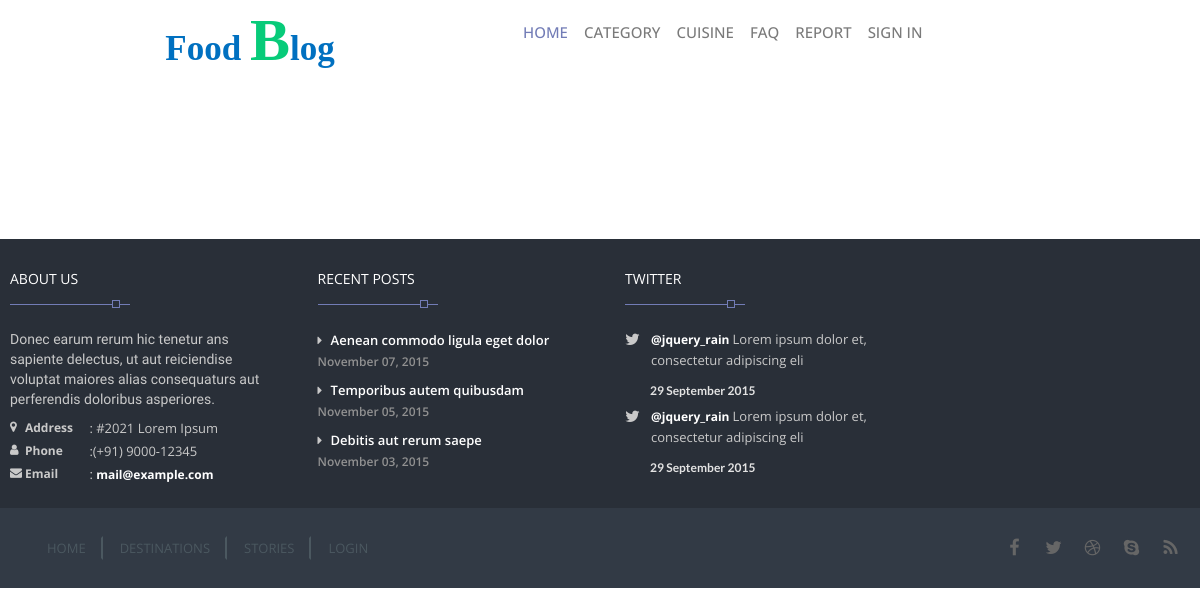
The app's page /view/description.php?id=4, older data.
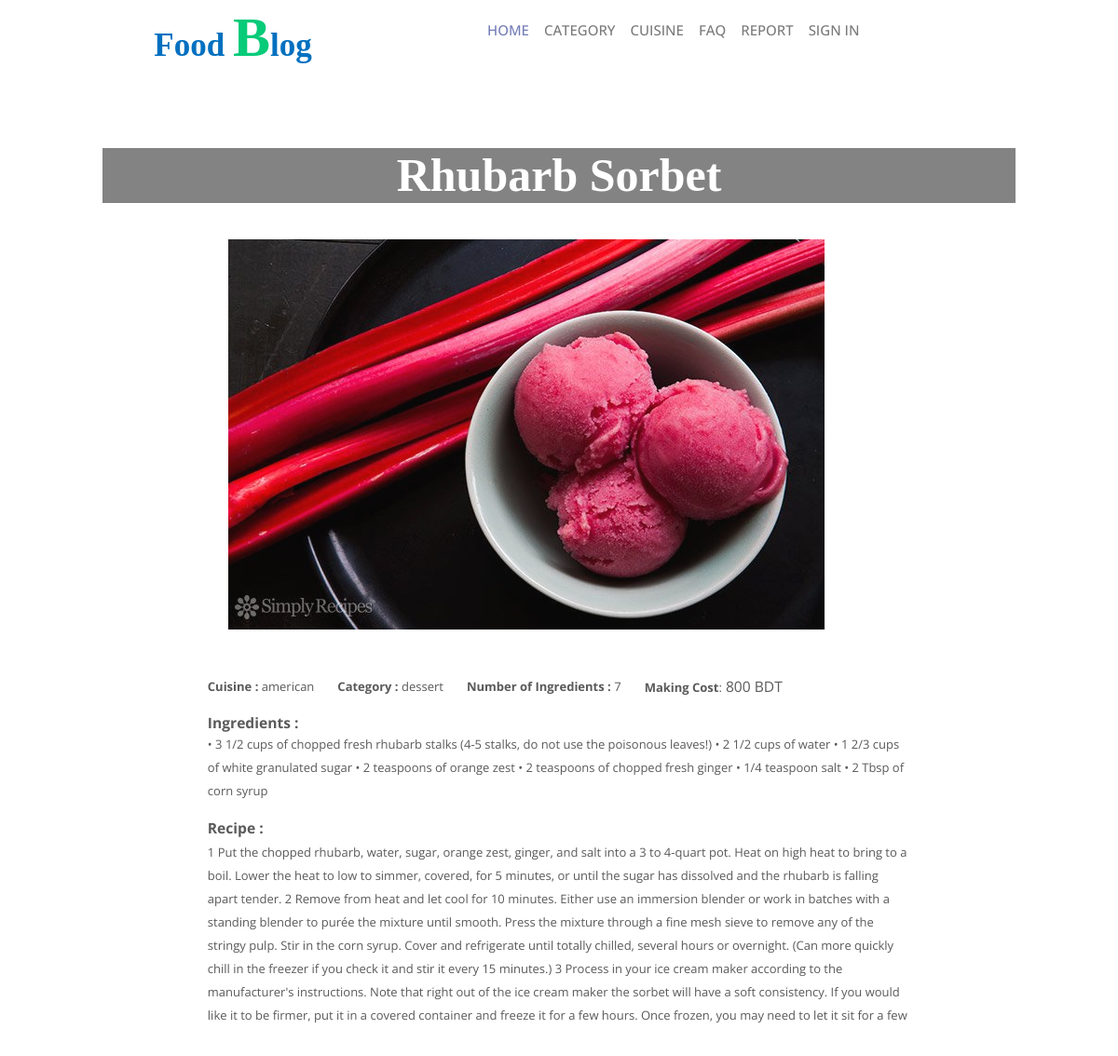
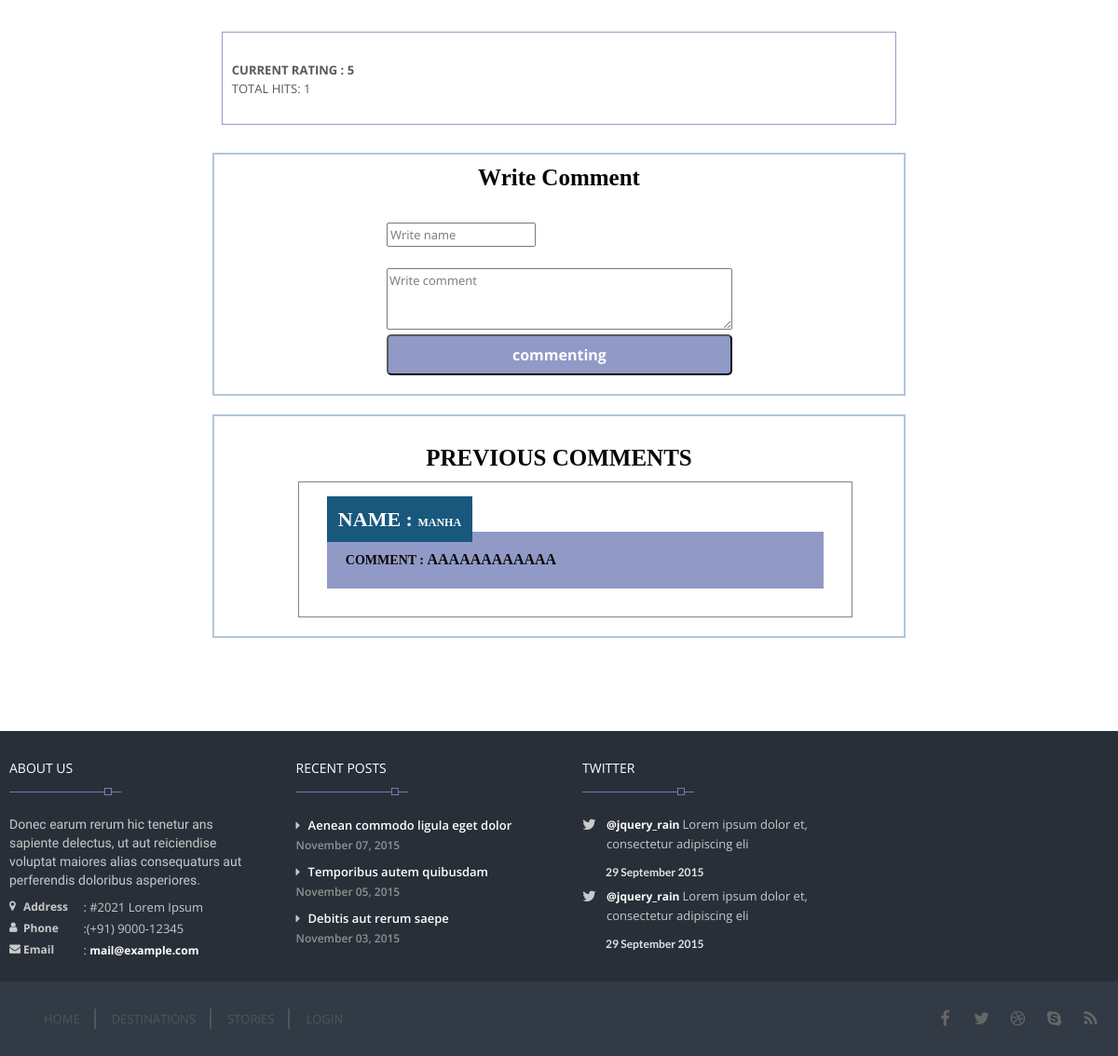
The same page, newer data (2 pictures, top to bottom).
### tables this page shows
CREATE TABLE IF NOT EXISTS `recepie` (
  `recepie_id` int(11) NOT NULL AUTO_INCREMENT,
  `recepie_name` varchar(100) NOT NULL,
  `ingredients` varchar(600) NOT NULL,
  `no_of_ingredients` int(10) NOT NULL,
  `cuisine` varchar(10) NOT NULL,
  `catagory` varchar(15) NOT NULL,
  `description` varchar(1000) NOT NULL,
  `price` int(11) NOT NULL,
  `upload_date` date NOT NULL,
  `main_copy` int(11) NOT NULL DEFAULT '0',
  PRIMARY KEY (`recepie_id`),
  UNIQUE KEY `recepie_name` (`recepie_name`)
);

CREATE TABLE IF NOT EXISTS `commenttable` (
  `id` int(11) NOT NULL AUTO_INCREMENT,
  `name` varchar(25) NOT NULL,
  `comment` varchar(300) NOT NULL,
  `recepie_id` int(11) NOT NULL,
  `accept` int(11) NOT NULL DEFAULT '0',
  PRIMARY KEY (`id`)
);

### view/description.php (the view, shortened to what this page needs)
<?php
$query = mysql_query("SELECT * from recepie where main_copy=1 AND  recepie_id=" . $_GET["id"]);
?>
<!DOCTYPE html>
<html lang = "en">
    <head>
        <link rel="stylesheet" href="css/bootstrap.min.css"/>
        <link rel="stylesheet" href="css/style.css">
        <link rel="stylesheet" type="text/css" href="css/style.css" media="screen" data-name="skins">
        <link rel="stylesheet" href="http://cdnjs.cloudflare.com/ajax/libs/font-awesome/4.6.3/css/font-awesome.min.css">
        <link rel="stylesheet" href="css/font-awesome.css"/>
        <link rel="stylesheet" href="css/fractionslider.css"/>
        <link rel="stylesheet" href="css/style-fraction.css"/>
        <link rel="stylesheet" href="css/style_footer.css"/>
        <link rel = "stylesheet" href = "css/description_style.css" type = "text/css">
    </head>
    <body>
        <?php include 'header.php'; ?>
        <div class="container">
            <div class="print_data">
                <?php
                while ($rows = mysql_fetch_array($query)) {
                    $recepie_id = $rows['recepie_id'];
                    $recepie_name = $rows['recepie_name'];
                    $cuisine = $rows['cuisine'];
                    $catagory = $rows['catagory'];
                    $no_of_ingredients = $rows['no_of_ingredients'];
                    $price = $rows['price'];
                    $description = $rows['description'];
                    $ingredients = $rows['ingredients'];
                    ?>
                    <div id="recepie_div" style="display: inline;">
                        <div id="recepie_name"><?php echo $recepie_name; ?></div>
                        <div class="recepie_image" >
                            <?php $path = 'images/food/' . $recepie_id . '.jpg' ?>
                            <img  src="<?php echo $path ?>"  >
                        </div>
                        <div id="info_recepie" >
                            <div id="details">
                                <div class='desc'>
                                    <div class='details_recipe'><b>Cuisine :</b> <?php echo $cuisine; ?> <br></div>
                                    <div class='details_recipe'><b>Category :</b> <?php echo $catagory; ?><br></div>
                                    <div class='details_recipe'><b>Number of Ingredients :</b> <?php echo $no_of_ingredients; ?><br></div>
                                    <div class='details_recipe'><b>Making Cost</b>:<big> <?php echo $price; ?> BDT</big></div>
                                </div>
                            </div>
                            <div class="clearfix"></div>
                            <div class='details'>
                                <big><b>Ingredients : </b></big> <br>
                                <div class='detils_moshla'><?php echo $ingredients; ?></div>
                            </div>
                            <div id='details'>
                                <big><b>Recipe :</b></big> <br>
                                <?php echo $description; ?>
                            </div>
                            <br>
                            <div>
                                <div class="rating_div">
                                    <div class='rating_show'>
                                        <?php
                                        $ratingquery = mysql_query("SELECT rate FROM ratingtable where recepie_id=$recepie_id");
                                        ?>
                                        <?php
                                        $rate_sum = 0;
                                        $row_count = 0;
                                        while ($rows = mysql_fetch_assoc($ratingquery)) {
                                            $rate = $rows['rate'];
                                            $rate_sum = $rate_sum + $rate;
                                            $row_count = $row_count + 1;
                                            ?>
                                            <?php
                                        }
                                        if (!$row_count == 0) {
                                            $current_rating = $rate_sum / $row_count;
                                            echo "<b>CURRENT RATING : ";
                                            echo round($current_rating, 2) . "</b>";
                                            echo "</br>" . "TOTAL HITS: " . $row_count;
                                        } else {
                                            echo "<b>CURRENT RATING : 0 </b>";
                                            echo "</br>" . "TOTAL HITS: " . $row_count;
                                        }
                                        ?>
                                    </div>
                                </div>
                            </div>
                            <div id='comment_note'style="border:2px solid lightsteelblue;margin-left:20px;margin-right: 20px;">
                                <h4 class='comment_header'> Write Comment</h4>
                                            <div style="margin-left:25%;">
                                                <form action="description.php?id=<?php echo "$recepie_id"; ?>" method="POST">
                                                    <table>
                                                        <tr><td><span style="font-family:Monotype Corsiva;color:white;font-weight: bolder;font-size: 25px;">Name:</span> <br><input placeholder="Write name" type="text" name="name"/></td></tr>
                                                        <tr><td colspan="2"><span style="font-family:Monotype Corsiva;color:white;font-weight: bolder;font-size: 25px;">Write Comment:</span>  </td></tr>
                                                        <tr><td colspan="5"><textarea name="comment" placeholder="Write comment "rows="3" cols="50"></textarea></td></tr>
                                                        <tr><td colspan="2"><input id='details_button' type="submit" name="commenting" value="commenting"></td></tr>
                                                    </table>
                                                </form>
                                            </div>
                                            </div>
                                            <?php
                                            $getquery = mysql_query("SELECT * FROM commenttable where recepie_id=$recepie_id and accept=1 ORDER BY id DESC");
                                            ?>
                                            <div style="border:2px solid lightsteelblue;padding:20px;margin:20px;">
                                                <h4 class='comment_header'>PREVIOUS COMMENTS</h4>
                                                <?php
                                                while ($rows = mysql_fetch_assoc($getquery)) {
                                                    $name = $rows['name'];
                                                    $comment = $rows['comment'];
                                                    ?>
                                                    <div class='prev_comment'>
                                                        <span id='left_span'> NAME : <span style="font-size: 12px;font-family: times new roman"><?php echo $name; ?></span>  </span>
                                                        <div style="word-wrap: break-word;padding:20px;background-color: #8e96c5;">
                                                            <span style="word-wrap: break-word;color:black;text-transform: uppercase;font-size: 14px;font-family:Monotype Corsiva;font-weight: bolder; "> Comment : <span style="font-size: 16px;font-family: times new roman"><?php echo $comment; ?></span>  </span>
                                                        </div>
                                                    </div>
                                                    <?php
                                                }
                                                ?>
                                            </div></div> </div>
                                            <?php
                                        }
                                        ?>
                                        </div>
                                        </div>
                                        <?php include 'footer.php'; ?>
                                        </body>
                                        </html>

### view/header.php (shortened to what this page needs)
<header id="header">
    <div class="col-sm-5 pull-left">
        <div id="logo">
            <h1><a href="../index.php">
                    <div class="logo">Food <span>B</span>log</div>
                </a></h1>
        </div>
    </div>
    <div class="header navbar navbar-default navbar-static-top col-sm-7 pull-right" role="navigation">
        <div class="navbar-collapse collapse">
            <ul class="nav navbar-nav">
                <li class="active"><a href="../index.php">Home</a>
                </li>
                <li>
                    <a href="#">Category</a>
                </li>
                <li>
                    <a href="#">Cuisine</a>
                </li>
                <li>
                    <a href="faq.php">Faq</a>
                </li>
                <li>
                    <a href="report.php">Report</a>
                </li>
                <li>
                    <a href="signin.php">Sign in</a>
                </li>
            </ul>
        </div>
    </div>
</header>

### view/footer.php (shortened to what this page needs)
<div class="whole_bottom_footer">
    <footer class="footer row">
        <div class="col-sm-6 col-md-3 col-lg-3">
            <div class="widget_title">
                <h4><span>About Us</span></h4>
            </div>
            <div class="widget_content">
                <p>Donec earum rerum hic tenetur ans sapiente delectus, ut aut reiciendise voluptat maiores alias consequaturs aut perferendis doloribus asperiores.</p>
                <ul class="contact-details-alt">
                    <li><i class="fa fa-map-marker"></i> <p><strong>Address</strong>: #2021 Lorem Ipsum</p></li>
                    <li><i class="fa fa-user"></i> <p><strong>Phone</strong>:(+91) 9000-12345</p></li>
                    <li><i class="fa fa-envelope"></i> <p><strong>Email</strong>: <a href="#">mail@example.com</a></p></li>
                </ul>
            </div>
        </div>
        <div class="col-sm-6 col-md-3 col-lg-3">
            <div class="widget_title">
                <h4><span>Recent Posts</span></h4>
            </div>
            <div class="widget_content">
                <ul class="links">
                    <li> <a href="#">Aenean commodo ligula eget dolor<span>November 07, 2015</span></a></li>
                    <li> <a href="#">Temporibus autem quibusdam <span>November 05, 2015</span></a></li>
                    <li> <a href="#">Debitis aut rerum saepe <span>November 03, 2015</span></a></li>
                </ul>
            </div>
        </div>
        <div class="col-sm-6 col-md-3 col-lg-3">
            <div class="widget_title">
                <h4><span>Twitter</span></h4>
            </div>
            <div class="widget_content">
                <ul class="tweet_list">
                    <li class="tweet_content item">
                        <p class="tweet_link"><a href="#">@jquery_rain </a> Lorem ipsum dolor et, consectetur adipiscing eli</p>
                        <span class="time">29 September 2015</span>
                    </li>
                    <li class="tweet_content item">
                        <p class="tweet_link"><a href="#">@jquery_rain </a> Lorem ipsum dolor et, consectetur adipiscing eli</p>
                        <span class="time">29 September 2015</span>
                    </li>
                </ul>
            </div>
        </div>
    </footer>
    <section class="footer_bottom row">
        <div class="col-sm-7">
            <div class='container'  id="footer_section">
                <div class="footer_menu col-md-11">
                    <ul class="pull-left">
                        <li><a href="#home">home</a></li>
                        <li ><a href="#skill">destinations</a></li>
                        <li><a href="#about">stories</a></li>
                        <li ><a href="#skill">login</a></li>
                    </ul>
                </div>
            </div>
        </div>
        <div class="col-sm-5 ">
            <div class="footer_social">
                <ul class="footbot_social">
                    <li><a class="fb" href="#." data-placement="top" data-toggle="tooltip" title="Facebook"><i class="fa fa-facebook"></i></a></li>
                    <li><a class="twtr" href="#." data-placement="top" data-toggle="tooltip" title="Twitter"><i class="fa fa-twitter"></i></a></li>
                    <li><a class="dribbble" href="#." data-placement="top" data-toggle="tooltip" title="Dribbble"><i class="fa fa-dribbble"></i></a></li>
                    <li><a class="skype" href="#." data-placement="top" data-toggle="tooltip" title="Skype"><i class="fa fa-skype"></i></a></li>
                    <li><a class="rss" href="#." data-placement="top" data-toggle="tooltip" title="RSS"><i class="fa fa-rss"></i></a></li>
                </ul>
            </div>
        </div>
    </section>
</div>

### view/css/style_footer.css (style rules this page uses)
#footer_section { width: 100%; bottom:0px; }
.footer_menu { color:white; text-transform: uppercase; padding-top:8px; padding-bottom: 8px; }
.footer_menu li { float: left; list-style: none; padding-right: 15px; padding-left: 15px; border: 2px solid transparent; border-right:2px solid #4b5860; }
.footer_menu li:last-child { border-right:0px; }
.footer_menu li a { color:#4b5860; }

### view/css/description_style.css (style rules this page uses)
div#recepie_name { font-size:50px; font-family:Monotype Corsiva; background-color:grey; width:100%; padding-left:100%; padding-right: 100%; padding:2%; text-align: center; margin-bottom: 4% ; color:white; font-weight: bolder; }
.recepie_image { margin-top:4px; margin-bottom: 5%; margin-left: auto; margin-right: auto; padding:0px 135px; }
.details_recipe { float:left; padding-right: 25px; }
.detils_moshla,#details { line-height: 25px; }
div#info_recepie { margin-left:10%; margin-right:10%; }
div#details,.details { margin:15px; }
.print_data { background-color: white; opacity: 0.97; padding:5%; overflow:hidden; margin:2%; }
.rating_div { background-color:white; margin:30px; padding-left:10px; height: 100px; padding-top: 30px; }
.comment_header { text-align: center; background-color: white; font-size: 25px; font-family:Monotype Corsiva; color: black; }
#details_button { width:100%; text-align: center; padding:10px 100px; font-size:16px; cursor:pointer; border-radius:5px; margin-bottom:20px; background-color:#8e96c5; list-style-type:none; color:white; font-weight: bolder; }
.prev_comment { word-wrap: break-word; border:1px solid grey ; padding:30px; margin-left:10%; margin-right: 20%; width: 85%; }
.prev_comment #left_span { word-wrap: break-word; background-color:#105378; padding:12px; color:white; text-transform: uppercase; font-size: 22px; font-family:Monotype Corsiva; font-weight: bolder; }
.rating_div { border:1px solid #9199C7; }

Row changes from the older to the newer data that the page shows:
now on this page (row edited): recepie: recepie_name "Rhubarb Sorbet", cuisine "american", catagory "dessert", no_of_ingredients "7", price "800", ingredients "• 3 1/2 cups of chopped fresh rhubarb stalks (4-5 stalks, do not use the poisonous leaves!) • 2 1/2 cups of water • 1 2/3 cups of white granulated sugar • 2 teaspoons of orange zest • 2 teaspoons of chopped fresh ginger • 1/4 teaspoon salt • 2 Tbsp of corn syrup", description "1 Put the chopped rhubarb, water, sugar, orange zest, ginger, and salt into a 3 to 4-quart pot. Heat on high heat to bring to a boil. Lower the heat to low to simmer, covered, for 5 minutes, or until the sugar has dissolved and the rhubarb is falling apart tender. 2 Remove from heat and let cool for 10 minutes. Either use an immersion blender or work in batches with a standing blender to purée the mixture until smooth. Press the mixture through a fine mesh sieve to remove any of the stringy pulp. Stir in the corn syrup. Cover and refrigerate until totally chilled, several hours or overnight. (Can more quickly chill in the freezer if you check it and stir it every 15 minutes.) 3 Process in…", current_rating "5", row_count "1"
now on this page (row unchanged): commenttable: name "MANHA", comment "AAAAAAAAAAAA"
